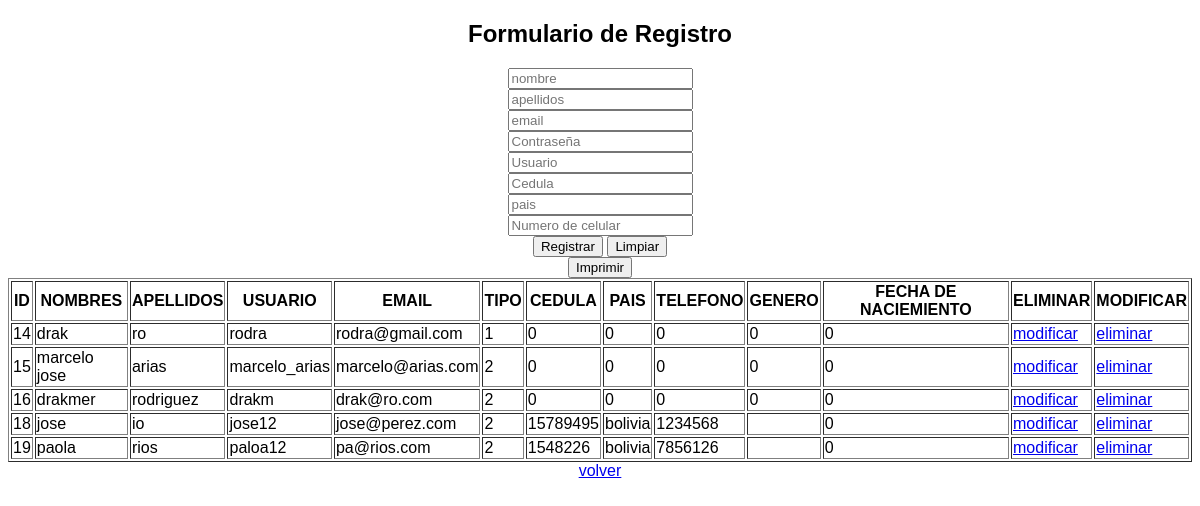
The page /lista_usuarios.php on the database as committed earlier.
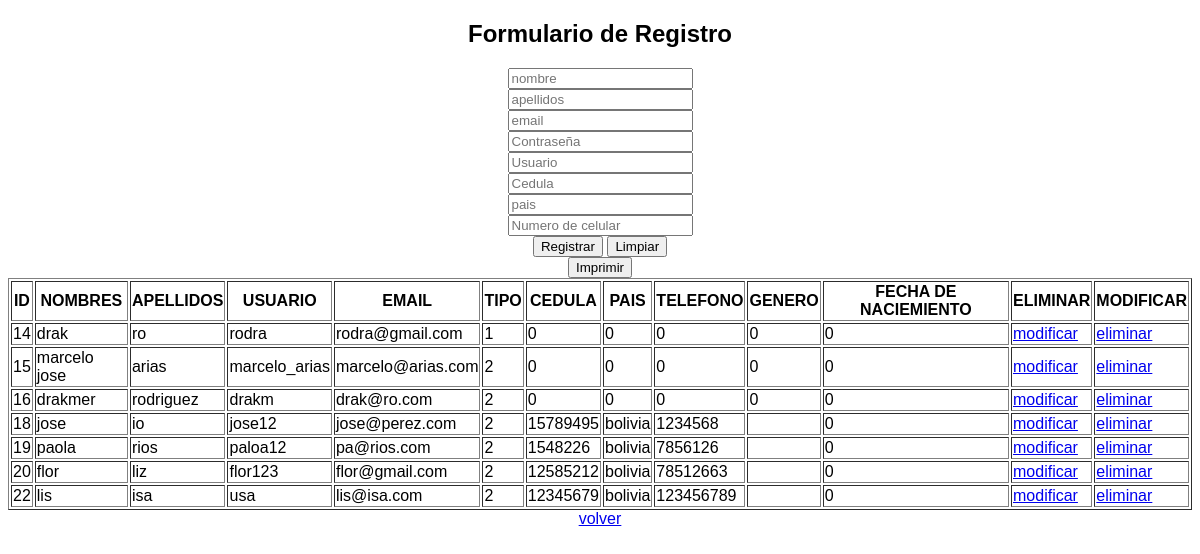
The same page on the database as committed later.
### tables this page shows
CREATE TABLE IF NOT EXISTS `usuarios` (
  `id_usuario` int(11) NOT NULL AUTO_INCREMENT,
  `nombres` varchar(25) NOT NULL,
  `apellidos` varchar(25) NOT NULL,
  `usuario` varchar(25) NOT NULL,
  `contrasena` varchar(250) NOT NULL,
  `email` varchar(25) NOT NULL,
  `tipo` int(1) NOT NULL,
  `cedula` varchar(15) NOT NULL,
  `pais` varchar(20) NOT NULL,
  `numero_cell` varchar(25) NOT NULL,
  `genero` varchar(9) NOT NULL,
  `tipo_pago` int(11) NOT NULL,
  `Fech_Nac` int(11) NOT NULL,
  PRIMARY KEY (`id_usuario`)
);

### lista_usuarios.php (the view, shortened to what this page needs)
<?php
require_once 'conexion.php';
    $sql="SELECT id_usuario,nombres,apellidos,usuario,email,tipo,cedula,pais,numero_cell,genero,Fech_Nac FROM usuarios";
    $listado=$conn->query($sql);
?>
<!DOCTYPE html>
<html lang="es">
<head>
</head>
<body>
    <center>
        <form method="post" action="validar.php">
            <h2>Formulario de Registro</h2>
            <input type="text" placeholder="nombre" required name="nombre"><br>
            <input type="text" placeholder="apellidos" required name="apellidos"><br>
            <input type="email" placeholder="email" required name="email"><br>
            <input type="password" placeholder="Contraseña" required name="password"><br>
            <input type="text" placeholder="Usuario" required name="usuario"><br>
            <input type="text" placeholder="Cedula" required name="cedula"><br>
            <input type="text" placeholder="pais" required name="pais"><br>
            <input type="text" placeholder="Numero de celular" required name="numero_cell"><br>
            <input type="submit" name="Registrar" value="Registrar">
            <input type="reset" name="Limpiar" value="Limpiar">
        </form>
        <input type="submit" name="Imprimir" value="Imprimir" onclick="location.href='controller/reportes.php'">
        <table border="1">
            <thead>
                <tr>
                    <th>ID</th>
                    <th>NOMBRES</th>
                    <th>APELLIDOS</th>
                    <th>USUARIO</th>
                    <th>EMAIL</th>
                    <th>TIPO</th>
                    <th>CEDULA</th>
                    <th>PAIS</th>
                    <th>TELEFONO</th>
                    <th>GENERO</th>
                    <th>FECHA DE NACIEMIENTO</th>
                    <th>ELIMINAR</th>
                    <th>MODIFICAR</th>
                </tr>
            </thead>
            <tbody>
                <?php
                if($listado->num_rows>0){
                    while ($row=$listado->fetch_assoc()){
                        ?>
                <tr>
                    <td><?php echo $row['id_usuario'];?></td>
                    <td><?php echo $row['nombres'];?></td>
                    <td><?php echo $row['apellidos'];?></td>
                    <td><?php echo $row['usuario'];?></td>
                    <td><?php echo $row['email'];?></td>
                    <td><?php echo $row['tipo'];?></td>
                    <td><?php echo $row['cedula'];?></td>
                    <td><?php echo $row['pais'];?></td>
                    <td><?php echo $row['numero_cell'];?></td>
                    <td><?php echo $row['genero'];?></td>
                    <td><?php echo $row['Fech_Nac'];?></td>
                    <td><a href="controller/modificar.php? id=<?php echo $row['id_usuario'];?>">modificar</a></td>
                    <td><a href="controller/eliminar.php? id=<?php echo $row['id_usuario'];?>">eliminar</a></td>
                </tr>
                <?php
                    }
                }
                else{
                    echo "No existen datos en la tabla";
                }
                ?>
            </tbody>
        </table>
        <a href="panel_de_control.php">volver</a>
    </center>
</body>
</html>

Rows that differ between the two databases and show on the page:
added usuarios: id_usuario "20", nombres "flor", apellidos "liz", usuario "flor123", email "flor@gmail.com", tipo "2", cedula "12585212", pais "bolivia", numero_cell "78512663", Fech_Nac "0"
added usuarios: id_usuario "22", nombres "lis", apellidos "isa", usuario "usa", email "lis@isa.com", tipo "2", cedula "12345679", pais "bolivia", numero_cell "123456789", Fech_Nac "0"
